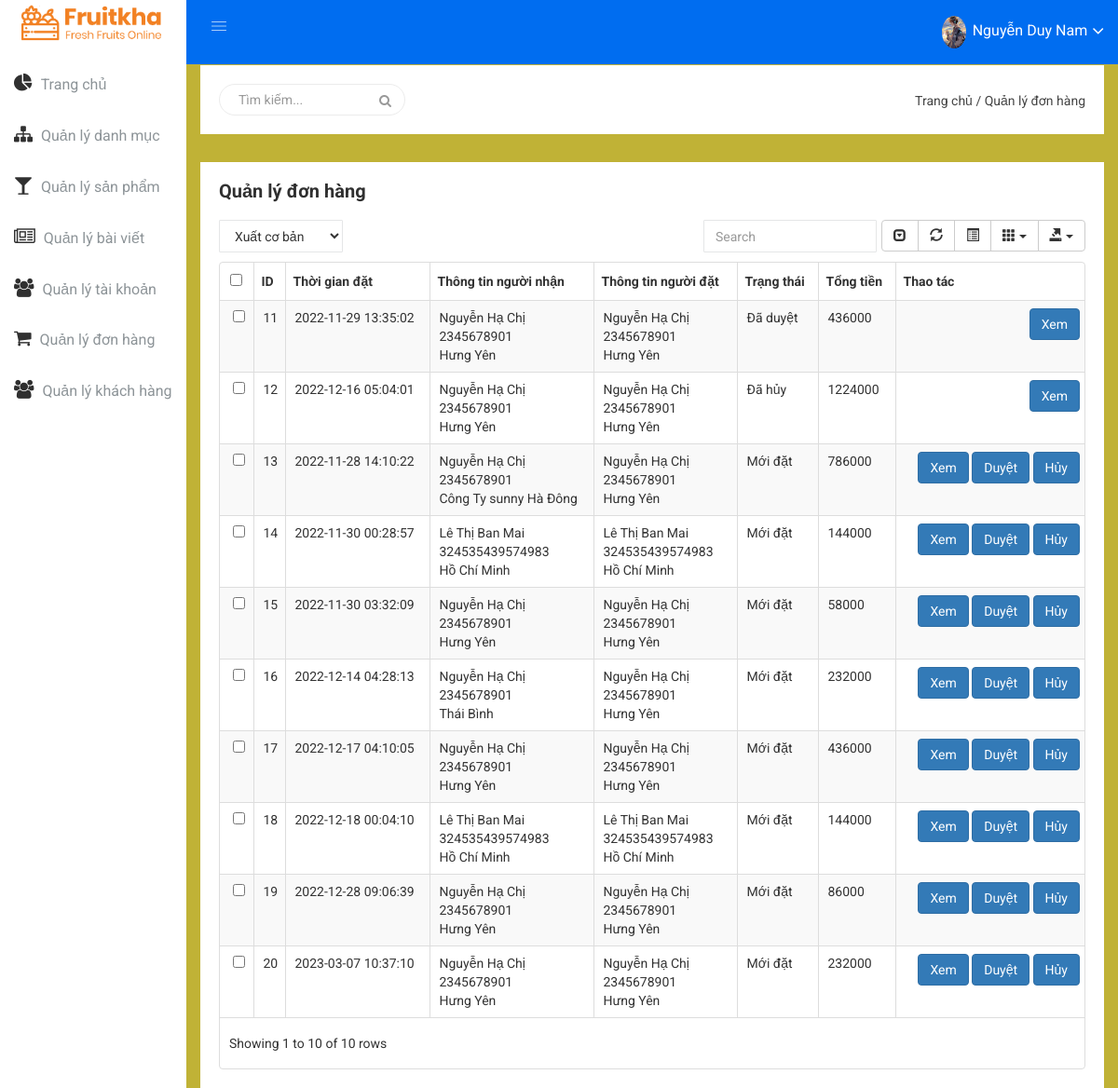
Screenshot of /admin/orders/index.php (signed in) with the database file from the repository.
### tables this page shows
CREATE TABLE `orders` (
  `id` int(11) NOT NULL,
  `customer_id` int(11) NOT NULL,
  `name_receiver` varchar(50) NOT NULL,
  `phone_receiver` char(20) NOT NULL,
  `address_receiver` text NOT NULL,
  `status` int(11) NOT NULL DEFAULT 0,
  `create_at` timestamp NOT NULL DEFAULT current_timestamp() ON UPDATE current_timestamp(),
  `totalPrice` float NOT NULL
);

CREATE TABLE `customers` (
  `id` int(11) NOT NULL,
  `name` varchar(50) NOT NULL,
  `photo` text NOT NULL DEFAULT 'customer-default.png',
  `email` varchar(50) NOT NULL,
  `password` varchar(200) NOT NULL,
  `token` varchar(100) DEFAULT NULL,
  `phone_number` char(20) NOT NULL,
  `address` text NOT NULL
);

### admin/classes/db.php (called while the page is built, shortened)
<?php
class Database
{
    static $instance = null;
    private  $connection;
    private function __construct()
    {
        try {
            $host = 'localhost';
            $username = 'root';
            $password = '';
            $database = 'frutika';
            $this->connection = new \mysqli($host, $username, $password, $database);
        } catch (\Throwable $e) {
            die("Lỗi: " . $e->getMessage());
        }
    }
    public static function getInstance()
    {
        if (static::$instance == null) {
            static::$instance = new Database();
        }
        return static::$instance;
    }
    public function query($sql) {
        return $this->connection->query($sql);
    }
}

### admin/orders/index.php (the view, shortened to what this page needs)
<?php
$current = 'Quản lý đơn hàng';
require_once ADMIN . 'includes/sidebar.php';
?>
<div class="all-content-wrapper">
    <?php require_once ADMIN . 'includes/headerbar.php' ?>
    <div class="data-table-area mg-b-15">
        <div class="container-fluid">
            <div class="row">
                <div class="col-lg-12 col-md-12 col-sm-12 col-xs-12">
                    <div class="sparkline13-list">
                        <div class="sparkline13-hd">
                            <div class="main-sparkline13-hd">
                                <h1>Quản lý đơn hàng</h1>
                            </div>
                        </div>
                        <div class="sparkline13-graph">
                            <div class="datatable-dashv1-list custom-datatable-overright">
                                <div id="toolbar">
                                    <select class="form-control dt-tb">
                                        <option value="">Xuất cơ bản</option>
                                    </select>
                                </div>
                                <table class="tableOrder table table-striped" id="table" data-toggle="table" data-pagination="true" data-search="true" data-show-columns="true" data-show-pagination-switch="true" data-show-refresh="true" data-key-events="true" data-show-toggle="true" data-resizable="true" data-cookie="true" data-cookie-id-table="saveId" data-show-export="true" data-toolbar="#toolbar">
                                    <thead>
                                        <tr>
                                            <th data-field="id">ID</th>
                                            <th data-field="create_at">Thời gian đặt</th>
                                            <th data-field="info_receiver">Thông tin người nhận</th>
                                            <th data-field="info_orders">Thông tin người đặt</th>
                                            <th data-field="status">Trạng thái</th>
                                            <th data-field="totalPrice">Tổng tiền</th>
                                            <th data-field="action">Thao tác</th>
                                        </tr>
                                    </thead>
                                    <tbody>
                                        <?php
                                        require_once '../classes/db.php';
                                        $query = "SELECT orders.*, customers.name,customers.phone_number,  customers.address
                                    FROM orders JOIN customers ON customers.id = orders.customer_id";
                                        $query_run = Database::getInstance()->query($query);
                                        if ($query_run->num_rows > 0) {
                                            foreach ($query_run as $each) { ?>
                                                <tr>
                                                    <td><?php echo $each['id'] ?></td>
                                                    <td><?php echo $each['create_at'] ?></td>
                                                    <td>
                                                        <?php echo $each['name_receiver'] ?> <br>
                                                        <?php echo $each['phone_receiver'] ?> <br>
                                                        <?php echo $each['address_receiver'] ?>
                                                    </td>
                                                    <td>
                                                        <?php echo $each['name'] ?> <br>
                                                        <?php echo $each['phone_number'] ?> <br>
                                                        <?php echo $each['address'] ?>
                                                    </td>
                                                    <td>
                                                        <?php
                                                        switch ($each['status']) {
                                                            case '0':
                                                                echo 'Mới đặt';
                                                                break;
                                                            case '1':
                                                                echo 'Đã duyệt';
                                                                break;
                                                            case '2':
                                                                echo 'Đã hủy';
                                                                break;
                                                        }
                                                        ?>
                                                    </td>
                                                    <td><?php echo $each['totalPrice'] ?></td>
                                                    <td class="datatable-ct">
                                                        <div style="text-align: end;">
                                                            <button type="button" class="viewOrderBtn btn btn-primary" value="<?php echo $each['id'] ?>">Xem</button>
                                                            <?php if ($each['status'] == 0) { ?>
                                                                <button type="button" class="browsingOrderBtn btn btn-primary" value="<?php echo $each['id'] ?>" data-status="1">Duyệt</button>
                                                                <button type="button" class="cancelOrderBtn btn btn-primary" value="<?php echo $each['id'] ?>" data-status="2">Hủy</button>
                                                            <?php } ?>
                                                        </div>
                                                    </td>
                                                </tr>
                                        <?php }
                                        } ?>
                                    </tbody>
                                </table>
                            </div>
                        </div>
                    </div>
                </div>
            </div>
        </div>
    </div>
</div>
<?php
require_once ADMIN . 'includes/footer.php';
?>

### admin/includes/headerbar.php (shortened to what this page needs)
<?php
   $protocol = ((!empty($_SERVER['HTTPS']) && $_SERVER['HTTPS'] != 'off') || $_SERVER['SERVER_PORT'] == 443) ? "https://" : "http://";
   $CurPageURL = $protocol . $_SERVER['HTTP_HOST'] . $_SERVER['REQUEST_URI'];
   ?>
<div class="container-fluid">
    <div class="row">
        <div class="col-lg-12 col-md-12 col-sm-12 col-xs-12">
            <div class="logo-pro">
                <a href="/admin/dashboard"><img class="main-logo" src="/admin/img/logo/logo.png" alt="bac-and-chill-logo" style="width: 50px; height: 50px;" /></a>
            </div>
        </div>
    </div>
</div>
<div class="header-advance-area">
    <div class="header-top-area">
        <div class="container-fluid">
            <div class="row">
                <div class="col-lg-12 col-md-12 col-sm-12 col-xs-12">
                    <div class="header-top-wraper">
                        <div class="row">
                            <div class="col-lg-1 col-md-0 col-sm-1 col-xs-12">
                                <div class="menu-switcher-pro">
                                    <button type="button" id="sidebarCollapse" class="btn bar-button-pro header-drl-controller-btn btn-info navbar-btn">
                                        <i class="educate-icon educate-nav"></i>
                                    </button>
                                </div>
                            </div>
                            <div class="col-lg-5 col-md-5 col-sm-12 col-xs-12">
                                <div class="header-right-info">
                                    <ul class="nav navbar-nav mai-top-nav header-right-menu">
                                        <li class="nav-item">
                                            <?php
                                               require_once '../classes/db.php';
                                               $query = "SELECT photo, displayname FROM admin WHERE username='$_SESSION[username]'";
                                               $query_run = Database::getInstance()->query($query);
                                               if ($query_run->num_rows == 1) {
                                                   $each = $query_run->fetch_assoc();
                                               }
                                               ?>
                                            <a href="#" data-toggle="dropdown" role="button" aria-expanded="false" class="nav-link dropdown-toggle">
                                                <img src="/admin/accounts/uploads/<?php echo $each['photo'] ?>" alt="" />
                                                <span class="admin-name"><?php echo $each['displayname'] ?></span>
                                                <i class="fa fa-angle-down edu-icon edu-down-arrow"></i>
                                            </a>
                                        </li>
                                    </ul>
                                </div>
                            </div>
                        </div>
                    </div>
                </div>
            </div>
        </div>
    </div>
    <?php
       if (!str_contains($CurPageURL, '/admin/dashboard')) {
       ?>
        <div class="breadcome-area">
            <div class="container-fluid">
                <div class="row">
                    <div class="col-lg-12 col-md-12 col-sm-12 col-xs-12">
                        <div class="breadcome-list">
                            <div class="row">
                                <div class="col-lg-6 col-md-6 col-sm-6 col-xs-12">
                                    <?php if (!str_contains($CurPageURL, '/admin/profile')) { ?>
                                        <div class="breadcome-heading">
                                            <form role="search" class="sr-input-func">
                                                <input type="text" placeholder="Tìm kiếm..." class="search-int form-control">
                                                <a href="#"><i class="fa fa-search"></i></a>
                                            </form>
                                        </div>
                                    <?php } ?>
                                </div>
                                <div class="col-lg-6 col-md-6 col-sm-6 col-xs-12">
                                    <ul class="breadcome-menu">
                                        <li><a href="/admin/dashboard">Trang chủ</a> <span class="bread-slash">/</span>
                                        </li>
                                        <li><span class="bread-blod"><?php echo $current; ?></span>
                                        </li>
                                    </ul>
                                </div>
                            </div>
                        </div>
                    </div>
                </div>
            </div>
        </div>
    <?php } ?>
</div>

### admin/css/main.css (style rules this page uses)
html { color: #222; font-size: 1em; line-height: 1.4; }
audio, canvas, iframe, img, svg, video { vertical-align: middle; }

### rows the page displays
orders: id "11", create_at "2022-11-29 13:35:02", name_receiver "Nguyễn Hạ Chị", phone_receiver "2345678901", address_receiver "Hưng Yên", customer.name "Nguyễn Hạ Chị", customer.phone_number "2345678901", customer.address "Hưng Yên", status "Đã duyệt", totalPrice "436000"
orders: id "12", create_at "2022-12-16 05:04:01", name_receiver "Nguyễn Hạ Chị", phone_receiver "2345678901", address_receiver "Hưng Yên", customer.name "Nguyễn Hạ Chị", customer.phone_number "2345678901", customer.address "Hưng Yên", status "Đã hủy", totalPrice "1224000"
orders: id "13", create_at "2022-11-28 14:10:22", name_receiver "Nguyễn Hạ Chị", phone_receiver "2345678901", address_receiver "Công Ty sunny Hà Đông", customer.name "Nguyễn Hạ Chị", customer.phone_number "2345678901", customer.address "Hưng Yên", status "Mới đặt", totalPrice "786000"
orders: id "14", create_at "2022-11-30 00:28:57", name_receiver "Lê Thị Ban Mai", phone_receiver "324535439574983", address_receiver "Hồ Chí Minh", customer.name "Lê Thị Ban Mai", customer.phone_number "324535439574983", customer.address "Hồ Chí Minh", status "Mới đặt", totalPrice "144000"
orders: id "15", create_at "2022-11-30 03:32:09", name_receiver "Nguyễn Hạ Chị", phone_receiver "2345678901", address_receiver "Hưng Yên", customer.name "Nguyễn Hạ Chị", customer.phone_number "2345678901", customer.address "Hưng Yên", status "Mới đặt", totalPrice "58000"
orders: id "16", create_at "2022-12-14 04:28:13", name_receiver "Nguyễn Hạ Chị", phone_receiver "2345678901", address_receiver "Thái Bình", customer.name "Nguyễn Hạ Chị", customer.phone_number "2345678901", customer.address "Hưng Yên", status "Mới đặt", totalPrice "232000"
orders: id "17", create_at "2022-12-17 04:10:05", name_receiver "Nguyễn Hạ Chị", phone_receiver "2345678901", address_receiver "Hưng Yên", customer.name "Nguyễn Hạ Chị", customer.phone_number "2345678901", customer.address "Hưng Yên", status "Mới đặt", totalPrice "436000"
orders: id "18", create_at "2022-12-18 00:04:10", name_receiver "Lê Thị Ban Mai", phone_receiver "324535439574983", address_receiver "Hồ Chí Minh", customer.name "Lê Thị Ban Mai", customer.phone_number "324535439574983", customer.address "Hồ Chí Minh", status "Mới đặt", totalPrice "144000"
orders: id "19", create_at "2022-12-28 09:06:39", name_receiver "Nguyễn Hạ Chị", phone_receiver "2345678901", address_receiver "Hưng Yên", customer.name "Nguyễn Hạ Chị", customer.phone_number "2345678901", customer.address "Hưng Yên", status "Mới đặt", totalPrice "86000"
orders: id "20", create_at "2023-03-07 10:37:10", name_receiver "Nguyễn Hạ Chị", phone_receiver "2345678901", address_receiver "Hưng Yên", customer.name "Nguyễn Hạ Chị", customer.phone_number "2345678901", customer.address "Hưng Yên", status "Mới đặt", totalPrice "232000"

### other values shown
$each['displayname'] "Nguyễn Duy Nam"
$current "Quản lý đơn hàng"
